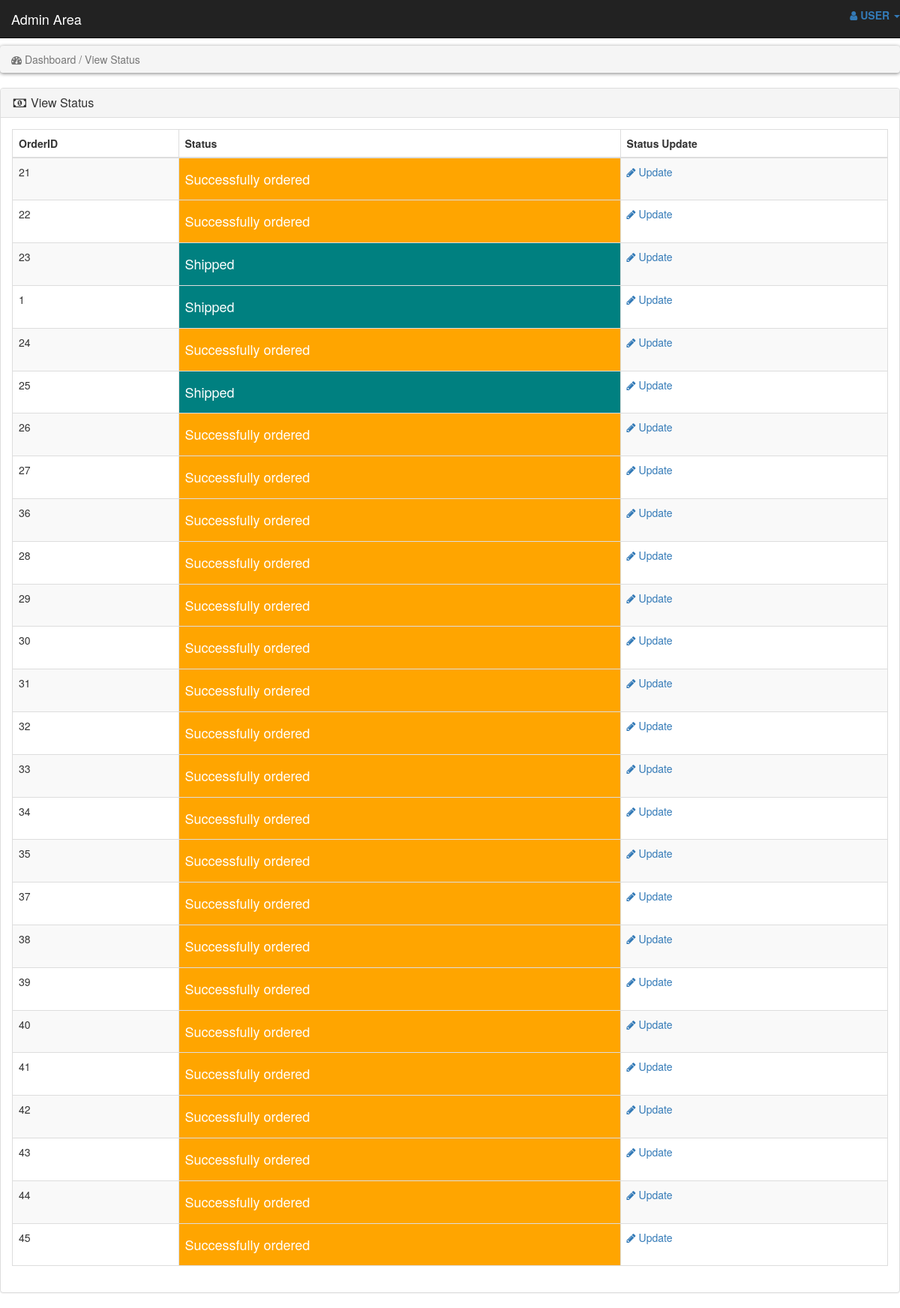
The app's page /admin_area/view_status.php with its own data.
### tables this page shows
CREATE TABLE IF NOT EXISTS `cus_order` (
  `OrderNo` int(50) NOT NULL,
  `Cus_ID` int(50) NOT NULL,
  `Ordered_Date` date NOT NULL,
  `Ordered_Time` time(6) NOT NULL,
  `Total_Amount` double NOT NULL,
  `Order_Status` varchar(255) NOT NULL,
  `Paid_or_Unpaid` varchar(255) NOT NULL,
  PRIMARY KEY (`OrderNo`),
  KEY `Cus_ID` (`Cus_ID`)
);

### admin_area/view_status.php (the view, shortened to what this page needs)
<!DOCTYPE html>
<html lang="en">
<head>
    <link rel="stylesheet" href="style.css">
    <link rel="stylesheet" href="https://maxcdn.bootstrapcdn.com/bootstrap/3.4.1/css/bootstrap.min.css">
    <link rel="stylesheet" href="https://cdnjs.cloudflare.com/ajax/libs/font-awesome/4.7.0/css/font-awesome.min.css">
</head>
<body>
<?php
include("includes/header.php");
?>
<br>
<div class="row">
    <div class="col-lg-12">
       <ol class="breadcrumb">
            <li class="active">
                <i class="fa fa-dashboard"></i> Dashboard / View Status
            </li>
        </ol>
    </div>
</div>
<div class="row">
    <div class="col-lg-12">
        <div class="panel panel-default">
            <div class="panel-heading">
                <h3 class="panel-title">
                    <i class="fa fa-money fa-fw"></i>  View Status
                </h3>
            </div>
            <div class="panel-body">
                <div class="table-responsive">
                    <table class="table table-striped table-bordered table-hover">
                        <thead>
                            <tr>
                                <th>OrderID</th>
                                <th>Status</th>
                                <th>Status Update</th>
                            </tr>
                        </thead>
                        <tbody>
                            <?php
                            $get_status = "select * from cus_order ";
                            $run_status = mysqli_query($con,$get_status);
                            while($row_status=mysqli_fetch_array($run_status)){
                                $order_id = $row_status['OrderNo'];
                                $status = $row_status['Order_Status'];
                               ?>
                               <tr>
                                    <td><?php echo  $order_id; ?></td>
									<?php if($status=='Shipped'){ ?>
                                    <td style="background-color:teal"><h4 style="color: white"><?php echo   $status; ?></h4></td>
									<?php }if($status=='Successfully ordered'){ ?>
                                    <td style="background-color:orange"><h4 style="color: white"><?php echo   $status; ?></h4></td>
									<?php }  if($status=='Successfully delivered'){ ?>
                                    <td style="background-color:green"><h4 style="color: white"><?php echo   $status; ?></h4></td>
                                   <?php } ?>
                                    <td>
                                         <a href="update_status.php?edit_status=<?php echo  $order_id; ?>">
                                        <i class="fa fa-pencil"></i> Update
                                        </a>
                                    </td>
                               </tr>
                            <?php } ?>
                        </tbody>
                    </table>
                </div>
            </div>
</div>
            </div>
    </div>
</body>
</html>

### style.css (style rules this page uses)
* body { font-size: 14px; line-height: 1.42857143; color: #333333; background: #f0f0f0; overflow-x: hidden; }
.breadcrumb { padding: 8px 15px; margin-bottom: 20px; background: #ffffff; border-radius: 5px; box-shadow: 0px 1px 5px rgba(0, 0, 0, .5); }

### records on screen
cus_order: OrderNo "21", Order_Status "Successfully ordered"
cus_order: OrderNo "22", Order_Status "Successfully ordered"
cus_order: OrderNo "23", Order_Status "Shipped"
cus_order: OrderNo "1", Order_Status "Shipped"
cus_order: OrderNo "24", Order_Status "Successfully ordered"
cus_order: OrderNo "25", Order_Status "Shipped"
cus_order: OrderNo "26", Order_Status "Successfully ordered"
cus_order: OrderNo "27", Order_Status "Successfully ordered"
cus_order: OrderNo "36", Order_Status "Successfully ordered"
cus_order: OrderNo "28", Order_Status "Successfully ordered"
cus_order: OrderNo "29", Order_Status "Successfully ordered"
cus_order: OrderNo "30", Order_Status "Successfully ordered"
cus_order: OrderNo "31", Order_Status "Successfully ordered"
cus_order: OrderNo "32", Order_Status "Successfully ordered"
cus_order: OrderNo "33", Order_Status "Successfully ordered"
cus_order: OrderNo "34", Order_Status "Successfully ordered"
cus_order: OrderNo "35", Order_Status "Successfully ordered"
cus_order: OrderNo "37", Order_Status "Successfully ordered"
cus_order: OrderNo "38", Order_Status "Successfully ordered"
cus_order: OrderNo "39", Order_Status "Successfully ordered"
cus_order: OrderNo "40", Order_Status "Successfully ordered"
cus_order: OrderNo "41", Order_Status "Successfully ordered"
cus_order: OrderNo "42", Order_Status "Successfully ordered"
cus_order: OrderNo "43", Order_Status "Successfully ordered"
cus_order: OrderNo "44", Order_Status "Successfully ordered"
cus_order: OrderNo "45", Order_Status "Successfully ordered"
